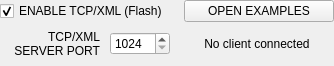
<?xml version="1.0" encoding="UTF-8"?>
<ui version="4.0">
 <class>InterfaceTcp</class>
 <widget class="QWidget" name="InterfaceTcp">
  <property name="geometry">
   <rect>
    <x>0</x>
    <y>0</y>
    <width>334</width>
    <height>66</height>
   </rect>
  </property>
  <property name="windowTitle">
   <string>Form</string>
  </property>
  <property name="statusTip">
   <string>TCP/XML interface|The built in TCP server of IanniX allows you to exchange messages with a reliable network protocol. You may use TCP if you want to receive messages from IanniX over an Internet connexion.\nMessages are sent in an XML format, fully compatible with software like Adobe Flash. However, unlike the OpenSoundControl protocol, be aware that a TCP connexion will add latency and jitter to your messages.</string>
  </property>
  <layout class="QVBoxLayout" name="verticalLayout">
   <property name="spacing">
    <number>0</number>
   </property>
   <property name="margin">
    <number>0</number>
   </property>
   <item>
    <layout class="QHBoxLayout" name="horizontalLayout_2">
     <property name="spacing">
      <number>10</number>
     </property>
     <item>
      <widget class="QCheckBox" name="enable">
       <property name="toolTip">
        <string>Enables or disables TCP/XML messages and control</string>
       </property>
       <property name="text">
        <string>ENABLE TCP/XML (Flash)</string>
       </property>
       <property name="checked">
        <bool>true</bool>
       </property>
      </widget>
     </item>
     <item>
      <spacer name="horizontalSpacer">
       <property name="orientation">
        <enum>Qt::Horizontal</enum>
       </property>
       <property name="sizeHint" stdset="0">
        <size>
         <width>40</width>
         <height>5</height>
        </size>
       </property>
      </spacer>
     </item>
     <item>
      <widget class="QPushButton" name="examples">
       <property name="minimumSize">
        <size>
         <width>150</width>
         <height>0</height>
        </size>
       </property>
       <property name="maximumSize">
        <size>
         <width>150</width>
         <height>16777215</height>
        </size>
       </property>
       <property name="toolTip">
        <string>Opens the folder where you can find examples of IanniX interfacing with softwares using TCP/XML</string>
       </property>
       <property name="text">
        <string>OPEN EXAMPLES</string>
       </property>
      </widget>
     </item>
    </layout>
   </item>
   <item>
    <layout class="QHBoxLayout" name="horizontalLayout">
     <property name="spacing">
      <number>10</number>
     </property>
     <item>
      <widget class="QLabel" name="label">
       <property name="minimumSize">
        <size>
         <width>100</width>
         <height>0</height>
        </size>
       </property>
       <property name="maximumSize">
        <size>
         <width>100</width>
         <height>16777215</height>
        </size>
       </property>
       <property name="text">
        <string>TCP/XML
SERVER PORT</string>
       </property>
       <property name="alignment">
        <set>Qt::AlignRight|Qt::AlignTrailing|Qt::AlignVCenter</set>
       </property>
       <property name="buddy">
        <cstring>port</cstring>
       </property>
      </widget>
     </item>
     <item>
      <widget class="QSpinBox" name="port">
       <property name="maximumSize">
        <size>
         <width>60</width>
         <height>16777215</height>
        </size>
       </property>
       <property name="toolTip">
        <string>Changes the port for incoming TCP clients and XML messages</string>
       </property>
       <property name="minimum">
        <number>1024</number>
       </property>
       <property name="maximum">
        <number>65535</number>
       </property>
      </widget>
     </item>
     <item>
      <widget class="QLabel" name="clients">
       <property name="text">
        <string>No client connected</string>
       </property>
       <property name="alignment">
        <set>Qt::AlignCenter</set>
       </property>
       <property name="buddy">
        <cstring>port</cstring>
       </property>
      </widget>
     </item>
    </layout>
   </item>
  </layout>
 </widget>
 <resources/>
 <connections/>
</ui>
